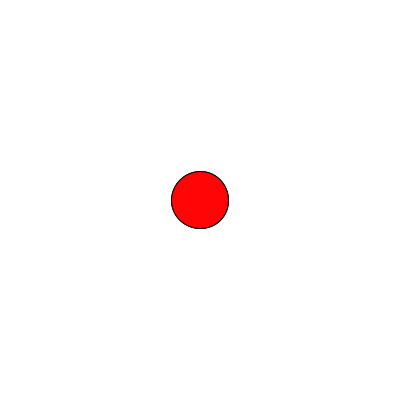
Frame 1 (no input)
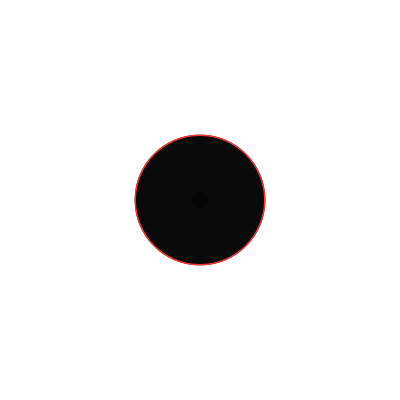
Frame 60 (the mouse pressed at the canvas centre just before this capture)
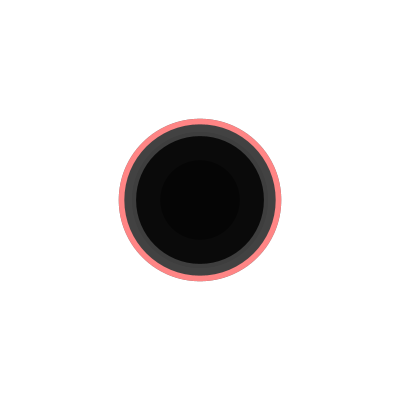
Frame 120 (the mouse held since frame 60 and released just before this capture)

The Processing sketch that drew these frames (run headless with seeded random() and noise(); from frame 60 on, the mouse is pressed at the canvas centre):

// Processing sketch: Pathfinding
// ── Pathfinding.pde
// Random
import java.util.Random;
Random generator;

float maxH = 0;

void setup()
{
  size(400, 400);
  generator = new Random();
  background(255);
}

void draw()
{
  float h = (float) generator.nextGaussian();
  h = randomGaussian();

  h *= 50;
  h += 50;

  fill (0, 255);
  ellipse(width*0.5, height*0.5f, h, h);

  if (h > maxH)
  {
    maxH = h;

    fill(255, 0, 0, 255);
    ellipse(width*0.5, height*0.5f, maxH, maxH);
    println(maxH);
  }

  fill(255, 5);
  noStroke();
  rect(0, 0, width, height);
}
